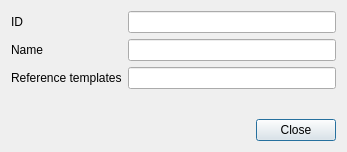
<?xml version="1.0" encoding="UTF-8"?>
<ui version="4.0">
 <class>DlgReferenceProperties</class>
 <widget class="QDialog" name="DlgReferenceProperties">
  <property name="geometry">
   <rect>
    <x>0</x>
    <y>0</y>
    <width>347</width>
    <height>152</height>
   </rect>
  </property>
  <property name="windowTitle">
   <string>Properties</string>
  </property>
  <layout class="QVBoxLayout" name="verticalLayout">
   <item>
    <layout class="QFormLayout" name="formLayout">
     <item row="0" column="0">
      <widget class="QLabel" name="label">
       <property name="text">
        <string>ID</string>
       </property>
      </widget>
     </item>
     <item row="0" column="1">
      <widget class="QLineEdit" name="leId">
       <property name="readOnly">
        <bool>true</bool>
       </property>
      </widget>
     </item>
     <item row="1" column="0">
      <widget class="QLabel" name="label_2">
       <property name="text">
        <string>Name</string>
       </property>
      </widget>
     </item>
     <item row="1" column="1">
      <widget class="QLineEdit" name="leName">
       <property name="readOnly">
        <bool>true</bool>
       </property>
      </widget>
     </item>
     <item row="2" column="0">
      <widget class="QLabel" name="label_3">
       <property name="text">
        <string>Reference templates</string>
       </property>
      </widget>
     </item>
     <item row="2" column="1">
      <widget class="QLineEdit" name="leReferenceCount">
       <property name="readOnly">
        <bool>true</bool>
       </property>
      </widget>
     </item>
    </layout>
   </item>
   <item>
    <widget class="QDialogButtonBox" name="buttonBox">
     <property name="orientation">
      <enum>Qt::Horizontal</enum>
     </property>
     <property name="standardButtons">
      <set>QDialogButtonBox::Close</set>
     </property>
    </widget>
   </item>
  </layout>
 </widget>
 <resources/>
 <connections>
  <connection>
   <sender>buttonBox</sender>
   <signal>accepted()</signal>
   <receiver>DlgReferenceProperties</receiver>
   <slot>accept()</slot>
   <hints>
    <hint type="sourcelabel">
     <x>248</x>
     <y>254</y>
    </hint>
    <hint type="destinationlabel">
     <x>157</x>
     <y>274</y>
    </hint>
   </hints>
  </connection>
  <connection>
   <sender>buttonBox</sender>
   <signal>rejected()</signal>
   <receiver>DlgReferenceProperties</receiver>
   <slot>reject()</slot>
   <hints>
    <hint type="sourcelabel">
     <x>316</x>
     <y>260</y>
    </hint>
    <hint type="destinationlabel">
     <x>286</x>
     <y>274</y>
    </hint>
   </hints>
  </connection>
 </connections>
</ui>
